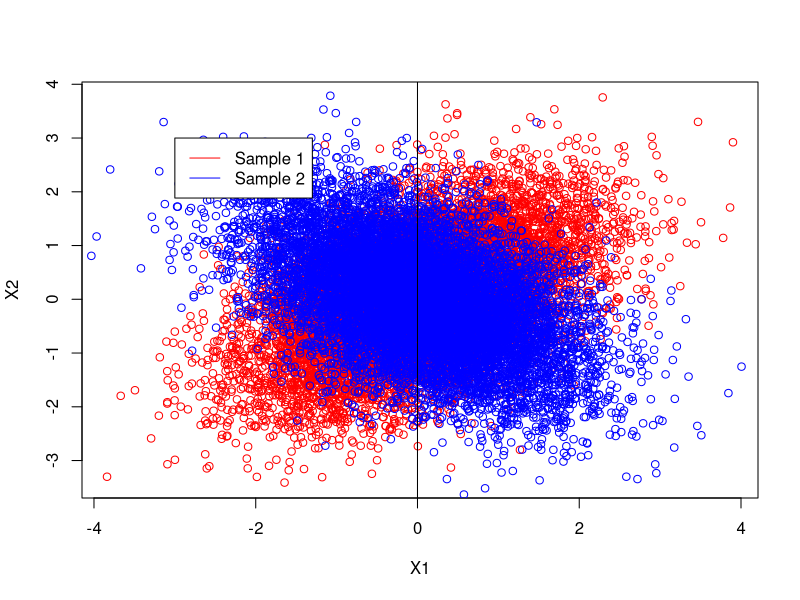

Source code (R): (Note: this script raises an error after producing the figure.)
# Bayes classifier design: Quadratic Discriminant Analysis (QDA) example
# Linear Dicriminant Analysis (LDA) if covariances are the same i.e. set Sigma1 = Sigma2

# Set dimension and number of samples
d <-2
N <-10000
M1 <-rbind(0,0)
M2 <-rbind(0,0)

# Define covariance matrices
Sigma1 <-matrix(c(1,0.5,0.5,1),nrow=2,ncol=2)
Sigma2 <-matrix(c(1,-0.5,-0.5,1),nrow=2,ncol=2)

# Prior probabilites
P1 = 0.5
P2 = 0.5

###### 1. Generate N samples from each class #####
# Calculate eigenvectors and eigenvalues
e1<-eigen(Sigma1,symmetric = TRUE)
values1 <- e1$values
vectors1 <- e1$vectors

e2<-eigen(Sigma2,symmetric = TRUE)
values2 <- e2$values
vectors2 <- e2$vectors

Phi1 = vectors1
Phi2 = vectors2

Lambda1 <-matrix(c(values1[1],0,0,values1[2]),nrow=2,ncol=2)
Lambda2 <-matrix(c(values2[1],0,0,values2[2]),nrow=2,ncol=2)

Y1 <-replicate(2, rnorm(N,0,1))
Y2 <-replicate(2, rnorm(N,0,1))

X1 <- Phi1 %*% sqrt(Lambda1) %*% t(Y1)
X2 <- Phi2 %*% sqrt(Lambda2) %*% t(Y2)

# Plot the samples
X1_1 <- X1[1,1:N] + M1[1]
X1_2 <- X1[2,1:N] + M1[2]

X2_1 <- X2[1,1:N] + M2[1]
X2_2 <- X2[2,1:N] + M2[2]

plot(X1_1,X1_2, col="red",xlab="X1",ylab="X2")
points(X2_1,X2_2, col="blue")
abline(v=c(0,20), col="black")

legend(-3,3,legend=c("Sample 1", "Sample 2"),
       col=c("red","blue"), lty=1)

###### 2. Design Bayes classified for minimum error #####
# Refer to (3.11) in the book
M1_rep <- matrix(0,2,N)
M2_rep <- matrix(0,2,N)

h1 <- 0.5*t(X1-M1_rep) %*% solve(Sigma1) %*% (X1-M1_rep) - 0.5*t(X1-M2_rep) %*% solve(Sigma2) %*% (X1-M2_rep) + 0.5*log(det(Sigma1)/det(Sigma2))
h2 <- 0.5*t(X2-M2_rep) %*% solve(Sigma1) %*% (X2-M1_rep) - 0.5*t(X2-M1_rep) %*% solve(Sigma2) %*% (X2-M1_rep) + 0.5*log(det(Sigma1)/det(Sigma2))

# Get elements of interest (Diagonal values)
h1 <- diag(h1)
h2 <- diag(h2)

priorCondition <- log(0.5/0.5)

# Compare first X vector
class_X1 <- h1[h1 < priorCondition]
percClass1 <- length(class_X1)/N

class1_mis <- (N-length(class_X1))/N*100
sprintf("Percentage in class1: %.2f",percClass1*100)
sprintf("Percentage misclassified in class1: %.2f",class1_mis)

# Compare second X vector
class_X2 <- h2[h2 > priorCondition]
percClass2 <- length(class_X2)/N

class2_mis <- (N-length(class_X2))/N*100
sprintf("Percentage in class2: %.2f",percClass2*100)
sprintf("Percentage misclassified in class1: %.2f",class2_mis)

title(main=bquote(paste("Class 1 misclassification: ",.(class1_mis),"%  | Class 2 misclassification: ",.(class2_mis),"%")))
